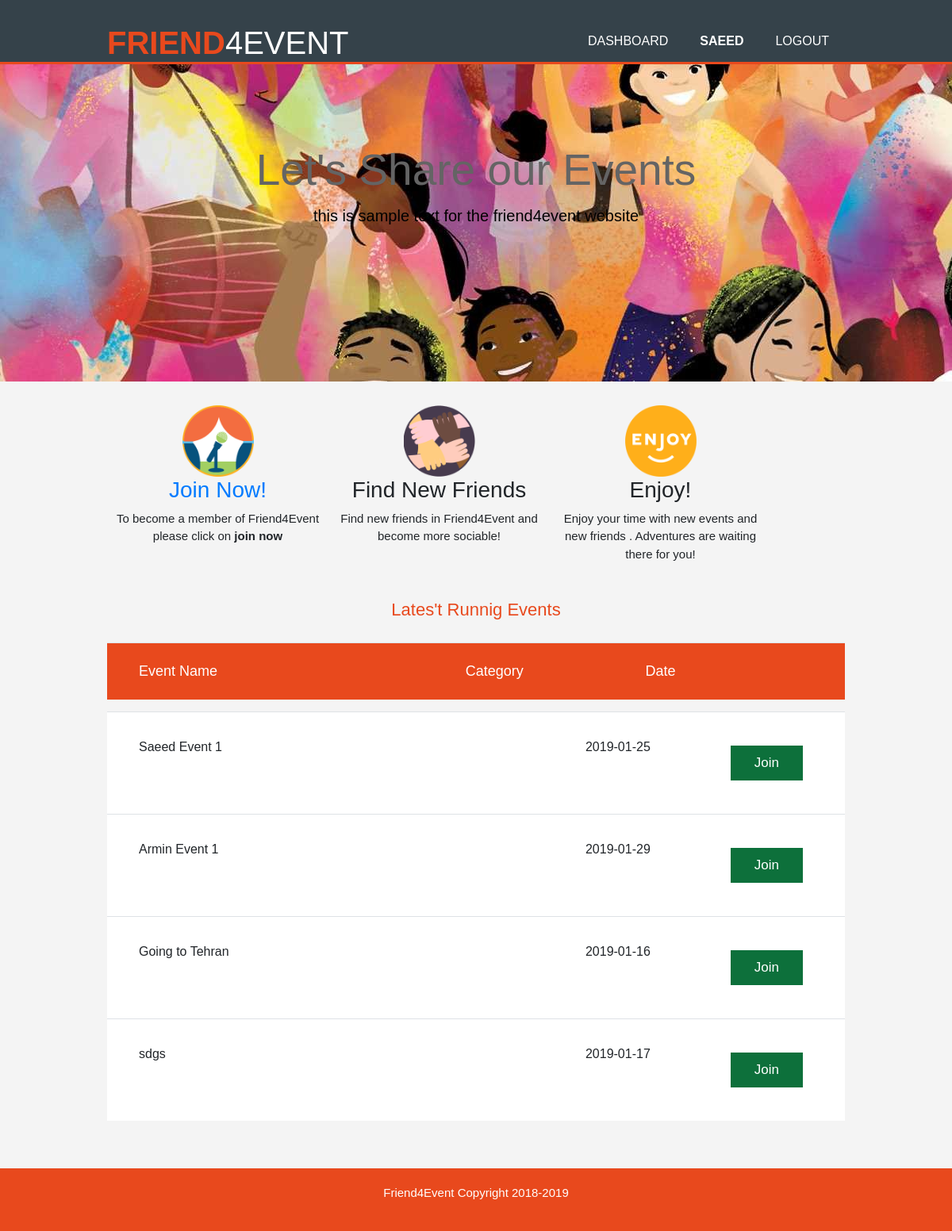
Screenshot of / (signed in) with the database file from the repository.
### app.py (models this page shows, shortened)
class User(db.Model, UserMixin):
    user_id = db.Column(db.Integer, primary_key=True)
    username = db.Column(db.String(80), unique=True, nullable=False)
    email = db.Column(db.String(120), unique=True, nullable=False)
    password = db.Column(db.String(120), nullable=False)
    personal_details = db.Column(db.String(256))
    description = db.Column(db.String(256))
    confirmed = db.Column(db.Boolean(), default=False)
    events = db.relationship('Event', backref='user')
    attendees = db.relationship('Attendee', backref='user')

class Event(db.Model):
    event_id = db.Column(db.Integer, primary_key=True)
    name = db.Column(db.String(127), nullable=False)
    date = db.Column(db.Date, nullable=False, default=dt.datetime.now().date())
    description = db.Column(db.String(256), nullable=False)
    user_id = db.Column(db.Integer, db.ForeignKey('user.user_id'), nullable=False)
    event_category = db.Column(db.Integer, db.ForeignKey('event_category.cat_id'), nullable=False)

### app.py (the view)
@app.route('/')
def index():
    events = Event.query.all()
    return render_template('index.html', events=events)

### app.py (called while the page is built)
@login_manager.user_loader
def load_user(user_id):
    return User.query.get(user_id)

### templates/index.html (shortened to what this page needs)
{% extends 'layout.html' %}
{% block body %}
<section id="showcase">
	<div class="container">
		<h1>Let's Share our Events</h1>
		<p>this is sample text for the friend4event website</p>
	</div>
</section>
<section id="boxes">
	<div class="container">
		<div class="box">
			<img src="{{ url_for('static', filename='img/register.png') }}">
			<h3><a class="highlight" href="{{ url_for('register') }}">Join Now!</a></h3>
			<p>To become a member of Friend4Event please click on <b>join now</b> </p>
		</div>
		<div class="box">
			<img src="{{ url_for('static', filename='img/friends.png') }}">
			<h3>Find New Friends</h3>
			<p>Find new friends in Friend4Event and become more sociable! </p>
		</div>
		<div class="box">
			<img src="{{ url_for('static', filename='img/enjoy.png') }}">
			<h3>Enjoy!</h3>
			<p>Enjoy your time with new events and new friends . Adventures are waiting there for you!</p>
		</div>
	</div>
</section>
<section id="Content" class="content-table-mode">
	<h1 id="events">Lates't Runnig Events</h1>
	<div class="container table">
		<div class="c">
			<table class="header">
				<tr>
					<th class="c-name">Event Name</th>
					<th class="c-cat">Category</th>
					<th class="c-date">Date</th>
					<th class="c-btn"></th>
				</tr>
			</table>
			<table class="body">
				{% for event in events %}
				<tr>
					<td class="c-name">{{ event.name}}</td>
					<td class="c-cat">{{ event.event_type }}</td>
					<td class="c-date">{{ event.date }}</td>
					{% if current_user.is_authenticated %}
					<td class="c-btn">
						<a href="{{ url_for('join_event', user_id=current_user.user_id, event_id=event.event_id)}}" class="btn"><span>Join</span></a>
					</td>
					{% else %}
					<td class="c-btn">
						<a href="{{ url_for('register')}}#reg_form" class="btn"><span>Join</span></a>
					</td>
					{% endif %}
				</tr>
				{% endfor %}
			</table>
		</div>
	</div>
</section>
<footer>
	<p>Friend4Event Copyright 2018-2019</p>
</footer>
{% endblock body %}

### templates/layout.html (shortened to what this page needs)
<!doctype html>
<html>
<head>
  <link rel="stylesheet" href="https://stackpath.bootstrapcdn.com/bootstrap/4.1.3/css/bootstrap.min.css">
  <link rel="stylesheet" href="{{ url_for('static', filename='css/style.css') }}">
</head>
<body>
  <header>
    <div class="container">
      <div id="branding">
        <a href="{{url_for('index')}}"><h1><span class="highlight">Friend</span>4Event</h1></a>
      </div>
      <nav>
        <ul>
          {% if current_user.is_authenticated %}
            <li><a href="{{ url_for('dashboard') }}">Dashboard</a></li>
            <li><a href="{{ url_for('profile') }}"><b>{{current_user.username}}</b></a></li>
            <li><a href="{{ url_for('logout') }}">Logout</a></li>
          {% else %}
            <li><a href="{{ url_for('index') }}">Home</a></li>
            <li><a href="{{ url_for('index') }}#events">Events</a></li>
            <li><a href="{{ url_for('register') }}#reg_form">Register</a></li>
            <li><a href="{{ url_for('login') }}#login_form">Login</a></li>
          {% endif %}
        </ul>
      </nav>
    </div>
  </header>
  {% block body %}{% endblock body%}
</body>
</html>

### static/css/style.css (style rules this page uses)
body { font-family: Arial,Helvetica,sans-serif; font-size: 15px; line-height: 1.5; padding:0; margin:0; background-color: #f4f4f4; }
.container { width: 80%; margin:auto; overflow: hidden; }
ul { margin:0; padding: 0; }
header { background: #35424a; color: #ffffff; padding-top: 30px; min-height:70px; border-bottom: #e8491d 3px solid; }
header a { color:#ffffff; text-decoration: none; text-transform: uppercase; font-size: 16px; }
header li { float:left; display: inline; padding:0 20px 0 20px; }
header #branding { float:left; }
header #branding h1 { margin:0; }
header nav { float:right; margin-top: 10px; }
header .highlight, header .current a { color:#e8491d; font-weight: bold; }
#showcase { min-height: 400px; background: url('../img/events.jpg') no-repeat 0 -640px; text-align: center; color:#646464; }
#showcase h1 { margin-top: 100px; font-size: 55px; margin-bottom:10px; }
#showcase p { font-size:20px; color:#000000; }
.content-table-mode { margin-bottom:60px; min-height:calc(100vh - 400px); }
#Content > h1 { color:#e8491d; text-align:center; font:22px Arial; padding:20px 0; }
#Content table { border-collapse:collapse; width:100%; }
#Content table td, #Content table th { text-align:center; }
#Content table td:first-child, #Content table th:first-child { text-align:left; }
#Content table .c-name { width:40%; }
#Content table .c-cat { width:25%; }
#Content table .c-date { width:20%; }
#Content table .c-btn { width:25%; }
#Content table th { background-color:#e8491d; padding:25px 40px; color:#fff; font:18px Arial; }
#Content table.body { margin-top:15px; }
#Content table td { background-color:#fff; padding:35px 40px; font:16px Arial; }
#Content table td.c-cat { color:#e8491d; }
#Content table td a.btn span { display:inline-block; background-color:#0d703b; color:#fff; padding:12px 30px; color:#fff; font:17px Arial; }
#boxes { margin-top: 20px; }
#boxes .box { float:left; text-align: center; width:30%; padding:10px; }
#boxes .box img { width:90px; }
footer { padding:20px; color:white; background-color:#e8491d; text-align: center; }

### rows the page displays
User: username "SAEED"
Event: name "Saeed Event 1", date "2019-01-25"
Event: name "Armin Event 1", date "2019-01-29"
Event: name "Going to Tehran", date "2019-01-16"
Event: name "sdgs", date "2019-01-17"
